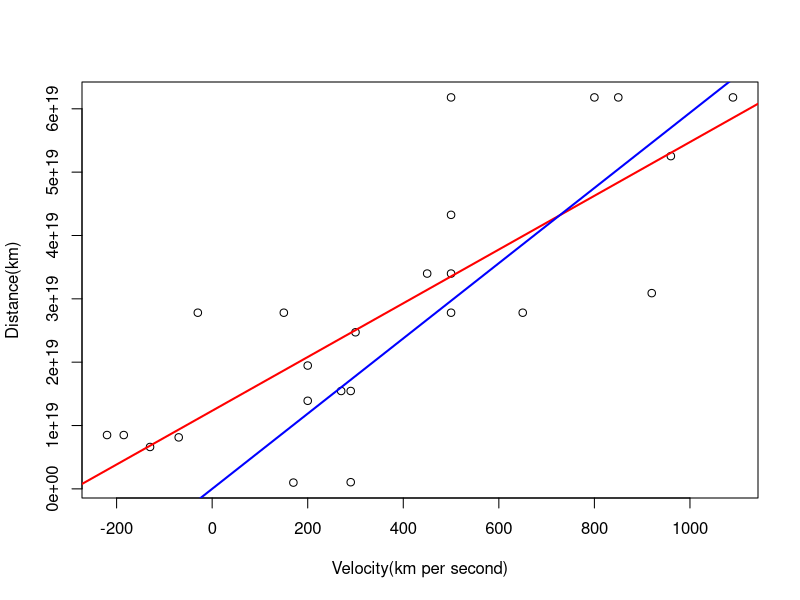

Recreate this plot in R.
setwd('G:/Sustech/Work/CPER/Assignment/3')
BBT <- read.csv("PS3-5.csv", header = T)
Vel <- BBT$Vel
Dis <- BBT$Dis
Dis <- Dis * 1e6 * 1e12 * 30.9
#5.1
plot(Vel, Dis, xlab = "Velocity(km per second)", ylab = "Distance(km)")

#5.2
fit1 <- lm(Dis~Vel)
abline(fit1, lwd = 2,col = 'red')
summary(fit1)

#5.3
fit2 <- lm(Dis~Vel-1)
abline(fit2, lwd = 2,col = 'blue')
summary(fit2)

